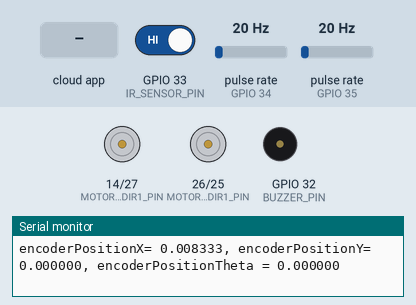
The program below on a simulated ESP32. On the bench: motor-driver pin pairs drawn as motors (green arrow = first pin HIGH = forward, orange = second pin HIGH = backward, longer = more drive, scaled by the enable pin), buzzer (waves = sounding, pin HIGH), the last lines printed to the serial monitor. Wiring (inferred from the names in the program): 2 × pulse sensor: data GPIO 34 / data GPIO 35. The test bench sets the inputs (shaded band); at power-on: GPIO 33 (IR_SENSOR_PIN) HIGH, pulse rate (sensors on GPIO 34, GPIO 35) 20 Hz. WiFi joins after 1.5 s; servers stay silent unless stated; the ROS host is connected and sends only what is stated.

Above: at 2.7 s.
2.8 s: GPIO 33 (IR_SENSOR_PIN) driven LOW
At 3.2 s:
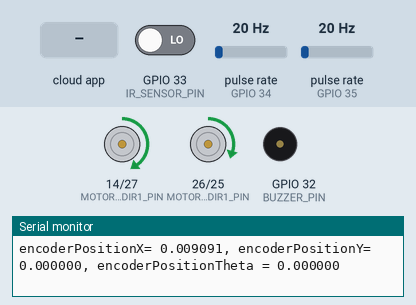
4.3 s: the phone or cloud app sets linear.x to -100
5.8 s: the phone or cloud app sets angular.z to -100
7.3 s: the phone or cloud app sets linear.x to 0
8.8 s: the phone or cloud app sets linear.x to 100
10.3 s: the phone or cloud app sets angular.z to 0
Timing chart, 0 to 12.8 s (numbered marks = the images above; inputs shaded):
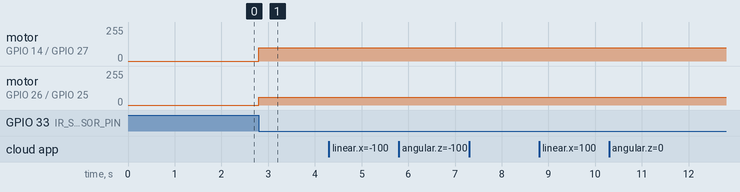

The program:

main.cpp
```cpp
#include <Arduino.h>
#include "WiFi.h"
#include <ros.h>
#include <geometry_msgs/Pose2D.h>
#include <geometry_msgs/Twist.h>
#include <std_msgs/Float32MultiArray.h>
#include <ESP32Hardware.h>
#include <Wire.h>
#include <math.h>

#define MOTOR1_PWM_PIN 13     // GPIO pin connected to MOTOR driver PWM input
#define MOTOR1_DIR1_PIN 14
#define MOTOR1_DIR2_PIN 27
#define MOTOR2_PWM_PIN 12     // GPIO pin connected to MOTOR driver PWM input
#define MOTOR2_DIR1_PIN 26
#define MOTOR2_DIR2_PIN 25
#define PWM_CHANNEL 0  // PWM channel
#define PWM_CHANNEL2 1  // PWM channel
#define PWM_FREQ 300000  // PWM frequency in Hz
#define PWM_RES 8      // PWM resolution (8 bits: values from 0 to 255)

#define BUZZER_PIN     32
#define IR_SENSOR_PIN  33
#define ENCODER1_PIN_A 34  // Encoder Channel A connected to GPIO 18
#define ENCODER2_PIN_A 35  // Encoder Channel A connected to GPIO 18
#define PULSES_PER_REV 1045 // Number of pulses per revolution from encoder
#define WHEEL_RADIUS 0.0315  // Radius of the wheel in meters
#define BASE_RADIUS 0.086

/* WiFi credentials and ROS master IP */
const char *ssid = "KM";
//const char *ssid = "Mahmoud";
const char *password = "My.Fuckin.Password1478963'.";
//const char *password = "12345678";
IPAddress server_ip(192,168,1,17);
const uint16_t server_port = 11411;    // Port of ROS master

char wall_Ahead = 0;
char person_Ahead = 0;

/* ros node handle */
ros::NodeHandle_<Esp32Hardware> nh; /* node handle instance for WiFi connection with ros */

geometry_msgs::Pose2D position;                 /* string data type */
ros::Publisher espPub("Encoder", &position); /* Publisher definition */

void callBack( const geometry_msgs::Twist &speed)
{
  if (wall_Ahead == 1) {}
  else if (person_Ahead == 1)
  {
    ledcWrite(PWM_CHANNEL, 0);
    ledcWrite(PWM_CHANNEL2, 0);
    digitalWrite(BUZZER_PIN, HIGH);
  }
  else if (speed.linear.x > 0) {
    digitalWrite(MOTOR1_DIR1_PIN, LOW);
    digitalWrite(MOTOR1_DIR2_PIN, HIGH);
    digitalWrite(MOTOR2_DIR1_PIN, LOW);
    digitalWrite(MOTOR2_DIR2_PIN, HIGH);
    float leftspeed = ((speed.linear.x - speed.angular.z * BASE_RADIUS) / WHEEL_RADIUS)*(30/PI);
    float rightspeed = ((speed.linear.x + speed.angular.z * BASE_RADIUS) / WHEEL_RADIUS)*(30/PI);
    ledcWrite(PWM_CHANNEL, (leftspeed*100)/245);
    ledcWrite(PWM_CHANNEL2, (rightspeed*100)/245);
  }
  else if (speed.linear.x < 0) {
    digitalWrite(MOTOR1_DIR1_PIN, HIGH);
    digitalWrite(MOTOR1_DIR2_PIN, LOW);
    digitalWrite(MOTOR2_DIR1_PIN, HIGH);
    digitalWrite(MOTOR2_DIR2_PIN, LOW);
    float leftspeed = (((speed.linear.x * -1) - speed.angular.z * BASE_RADIUS) / WHEEL_RADIUS)*(30/PI);
    float rightspeed = (((speed.linear.x * -1) + speed.angular.z * BASE_RADIUS) / WHEEL_RADIUS)*(30/PI);
    ledcWrite(PWM_CHANNEL, (leftspeed*110)/245);
    ledcWrite(PWM_CHANNEL2, (rightspeed*110)/245);
  }
  else {
    ledcWrite(PWM_CHANNEL, 0);
    ledcWrite(PWM_CHANNEL2, 0);
  }
}
ros::Subscriber<geometry_msgs::Twist>espSub("cmd_vel", &callBack);

void callBack2( const std_msgs::Float32MultiArray &trash)
{
  static unsigned short int c0 = 0, c1 = 0, c2 = 0, c3 = 0, c4 = 0, c5 = 0;

  if(trash.data[2] == 0)
    person_Ahead = 1;
  else
  {
    person_Ahead = 0;
    if(trash.data[0] > 80)
      c0++;
    else if(trash.data[0] > 70)
      c1++;
    else if(trash.data[0] > 60)
      c2++;
    else if(trash.data[0] > 50)
      c3++;
    else if(trash.data[0] > 40)
      c4++;
    else if(trash.data[0] < 40)
      c5++;
  }

  if(c0 > 30 || c1 > 25 || c2 > 20 || c3 > 15 || c4 > 10 || c5 > 5)
  {
    if(digitalRead(BUZZER_PIN) == HIGH)
      digitalWrite(BUZZER_PIN, LOW);
    else if(digitalRead(BUZZER_PIN) == LOW)
      digitalWrite(BUZZER_PIN, HIGH);
    c0 = 0;
    c1 = 0;
    c2 = 0;
    c3 = 0;
    c4 = 0;
    c5 = 0;
  }
}
ros::Subscriber<std_msgs::Float32MultiArray>espSub2("trash", &callBack2);

volatile int motor1PulseCount = 0; // Pulse counter
volatile int motor2PulseCount = 0; // Pulse counter
unsigned long lastTime = 0;  // To calculate RPM
unsigned long lastTime2 = 0;  // To calculate RPM
float rpm = 0;
float linearVelocity = 0;

float encoderPositionX = 0;
float encoderPositionY = 0;
float encoderPositionTheta = 0;

void IRAM_ATTR motor1CountPulse() {
  motor1PulseCount++;
}

void IRAM_ATTR motor2CountPulse() {
  motor2PulseCount++;
}

void setup()
{
  Serial.begin(115200);
  setCpuFrequencyMhz(80); /* set ESP32 frequency to 80MHz */

  // Set Wi-Fi credentials and ROS server details
  WiFi.begin(ssid, password);
  while (WiFi.status() != WL_CONNECTED)
  {
    delay(500);
  }
  nh.getHardware()->setConnection(server_ip, server_port); /* Set ROS server details */
    // Set up the PWM channel

  pinMode(MOTOR1_PWM_PIN, OUTPUT);
  pinMode(MOTOR1_DIR1_PIN, OUTPUT);
  pinMode(MOTOR1_DIR2_PIN, OUTPUT);

  pinMode(MOTOR2_PWM_PIN, OUTPUT);
  pinMode(MOTOR2_DIR1_PIN, OUTPUT);
  pinMode(MOTOR2_DIR2_PIN, OUTPUT);

  pinMode(BUZZER_PIN, OUTPUT);
  pinMode(IR_SENSOR_PIN, INPUT);

  pinMode(ENCODER1_PIN_A, INPUT_PULLUP);
  attachInterrupt(digitalPinToInterrupt(ENCODER1_PIN_A), motor1CountPulse, CHANGE);

  pinMode(ENCODER2_PIN_A, INPUT_PULLUP);
  attachInterrupt(digitalPinToInterrupt(ENCODER2_PIN_A), motor2CountPulse, CHANGE);

  ledcSetup(PWM_CHANNEL, PWM_FREQ, PWM_RES);
  ledcSetup(PWM_CHANNEL2, PWM_FREQ, PWM_RES);

  // Attach the PWM channel to the GPIO pin
  ledcAttachPin(MOTOR1_PWM_PIN, PWM_CHANNEL);
  ledcAttachPin(MOTOR2_PWM_PIN, PWM_CHANNEL2);

  digitalWrite(MOTOR1_DIR1_PIN, LOW);
  digitalWrite(MOTOR1_DIR2_PIN, HIGH);
  digitalWrite(MOTOR2_DIR1_PIN, LOW);
  digitalWrite(MOTOR2_DIR2_PIN, HIGH);

  digitalWrite(BUZZER_PIN, LOW);

  // Initialize ROS
  nh.initNode();        // initialize ROS node
  nh.advertise(espPub); // advertise the publisher
  nh.subscribe(espSub);
  nh.subscribe(espSub2);

 /* Wait till our ESP32 node connects to our ROS Master */
  while (!nh.connected())
  {
    nh.spinOnce();
    delay(100);
  }
}

void loop()
{
  /* Check if ESP32 node is connected to ROS master before publishing */
  if (nh.connected())
  {
    unsigned long currentTime = millis();
    unsigned long elapsedTime = currentTime - lastTime;
    unsigned long elapsedTime2 = currentTime - lastTime2;

    if (digitalRead(IR_SENSOR_PIN) == LOW)
    {
      wall_Ahead = 1;
      digitalWrite(MOTOR1_DIR1_PIN, HIGH);
      digitalWrite(MOTOR1_DIR2_PIN, LOW);
      digitalWrite(MOTOR2_DIR1_PIN, HIGH);
      digitalWrite(MOTOR2_DIR2_PIN, LOW);
      ledcWrite(PWM_CHANNEL, 100);
      ledcWrite(PWM_CHANNEL2, 60);
      delay(1500);
      wall_Ahead = 0;
    }
    if (elapsedTime >= 100)
    {
      //Serial.printf("Pulses = %d\n",motor2PulseCount);
      float encoderLeft = ((((float)motor1PulseCount/PULSES_PER_REV)/((float)elapsedTime/60000))*(PI/30))*WHEEL_RADIUS;
      float encoderRight = ((((float)motor2PulseCount/PULSES_PER_REV)/((float)elapsedTime/60000))*(PI/30))*WHEEL_RADIUS;

      if (abs(encoderLeft - encoderRight) < 0.03)
        encoderLeft = encoderRight;

      float encoderSpeed = (encoderLeft + encoderRight)/2;
      float encoderOmega = (encoderLeft - encoderRight) / (2 * BASE_RADIUS);


      encoderPositionX += encoderSpeed * cos(encoderPositionTheta) * ((float)elapsedTime/1000);
      encoderPositionY += encoderSpeed * sin(encoderPositionTheta) * ((float)elapsedTime/1000);

      encoderPositionTheta += (encoderOmega) * ((float)elapsedTime/1000);
      encoderPositionTheta = atan2(sin(encoderPositionTheta), cos(encoderPositionTheta));

      Serial.printf("encoderLeft= %f, encoderRight = %f, encoderOmega = %f\n", encoderLeft, encoderRight, encoderOmega);
      Serial.printf("encoderPositionX= %f, encoderPositionY= %f, encoderPositionTheta = %f\n", encoderPositionX, encoderPositionY, encoderPositionTheta);

      position.x = encoderPositionX;
      position.y = encoderPositionY;
      position.theta = encoderPositionTheta;

      espPub.publish(&position);

      motor1PulseCount = 0;
      motor2PulseCount = 0;
      lastTime = currentTime;
    }
    if (elapsedTime2 >= 3000)
    {
      digitalWrite(BUZZER_PIN, LOW);
      person_Ahead = 0;
      lastTime2 = currentTime;
    }
  }
  else
  {
    /*
      in case ESP32 Node is not connected to ROS Master
    */
    WiFi.reconnect(); /* try to reconnect */
  }

  nh.spinOnce();
}
```

ESP32Hardware.h
```cpp
#ifndef ESP32HARDWARE_H
#define ESP32HARDWARE_H

/*
  Wifi library compatible with ESP32
*/
#include "WiFi.h"

class Esp32Hardware
{
public:
  /*
    ESP32 Hardware constructor
  */
  Esp32Hardware()
  {
  }

  /*
    ESP32 setting connection with wifi
  */
  void setConnection(IPAddress &server, int port)
  {
    this->server = server;
    this->serverPort = port;
  }

  IPAddress getLocalIP()
  {
    return tcp.localIP();
  }

  /*
    ESP32 wifi init
  */
  void init()
  {
    this->tcp.connect(this->server, this->serverPort);
  }

  /*
    ESP32 wifi read data
  */
  int read()
  {
    if (this->tcp.connected())
    {
      return tcp.read();
    }
    else
    {
      this->tcp.connect(this->server, this->serverPort);
    }
    return -1;
  };

  /*
    ESP32 wifi write data
  */
  void write(const uint8_t *data, size_t length)
  {
    tcp.write(data, length);
  }

  unsigned long time() { return millis(); }

protected:
  WiFiClient tcp;
  IPAddress server;
  uint16_t serverPort = 11411;
};

#endif // ESP32HARDWARE_H
```

Measured:
- after the input at 2.8 s, motor on GPIO 14 (MOTOR1_DIR1_PIN) / GPIO 27 (MOTOR1_DIR2_PIN): stopped → forward 100/255 at once; motor on GPIO 26 (MOTOR2_DIR1_PIN) / GPIO 25 (MOTOR2_DIR2_PIN): stopped → forward 60/255 at once
